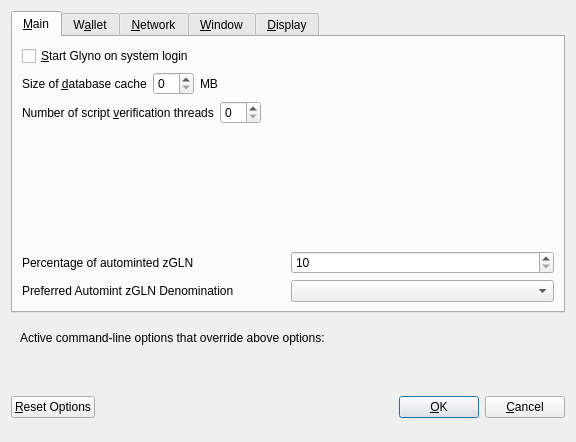
<?xml version="1.0" encoding="UTF-8"?>
<ui version="4.0">
 <class>OptionsDialog</class>
 <widget class="QDialog" name="OptionsDialog">
  <property name="geometry">
   <rect>
    <x>0</x>
    <y>0</y>
    <width>576</width>
    <height>442</height>
   </rect>
  </property>
  <property name="windowTitle">
   <string>Options</string>
  </property>
  <property name="modal">
   <bool>true</bool>
  </property>
  <layout class="QVBoxLayout" name="verticalLayout">
   <item>
    <widget class="QTabWidget" name="tabWidget">
     <property name="currentIndex">
      <number>0</number>
     </property>
     <widget class="QWidget" name="tabMain">
      <attribute name="title">
       <string>&amp;Main</string>
      </attribute>
      <layout class="QVBoxLayout" name="verticalLayout_Main">
       <item>
        <widget class="QCheckBox" name="bitcoinAtStartup">
         <property name="toolTip">
          <string>Automatically start Glyno after logging in to the system.</string>
         </property>
         <property name="text">
          <string>&amp;Start Glyno on system login</string>
         </property>
        </widget>
       </item>
       <item>
        <layout class="QHBoxLayout" name="horizontalLayout_2_Main">
         <item>
          <widget class="QLabel" name="databaseCacheLabel">
           <property name="text">
            <string>Size of &amp;database cache</string>
           </property>
           <property name="textFormat">
            <enum>Qt::PlainText</enum>
           </property>
           <property name="buddy">
            <cstring>databaseCache</cstring>
           </property>
          </widget>
         </item>
         <item>
          <widget class="QSpinBox" name="databaseCache"/>
         </item>
         <item>
          <widget class="QLabel" name="databaseCacheUnitLabel">
           <property name="text">
            <string>MB</string>
           </property>
           <property name="textFormat">
            <enum>Qt::PlainText</enum>
           </property>
          </widget>
         </item>
         <item>
          <spacer name="horizontalSpacer_2_Main">
           <property name="orientation">
            <enum>Qt::Horizontal</enum>
           </property>
           <property name="sizeHint" stdset="0">
            <size>
             <width>40</width>
             <height>20</height>
            </size>
           </property>
          </spacer>
         </item>
        </layout>
       </item>
       <item>
        <layout class="QHBoxLayout" name="horizontalLayout_3_Main">
         <item>
          <widget class="QLabel" name="threadsScriptVerifLabel">
           <property name="text">
            <string>Number of script &amp;verification threads</string>
           </property>
           <property name="textFormat">
            <enum>Qt::PlainText</enum>
           </property>
           <property name="buddy">
            <cstring>threadsScriptVerif</cstring>
           </property>
          </widget>
         </item>
         <item>
          <widget class="QSpinBox" name="threadsScriptVerif">
           <property name="toolTip">
            <string>(0 = auto, &lt;0 = leave that many cores free)</string>
           </property>
          </widget>
         </item>
         <item>
          <spacer name="horizontalSpacer_3_Main">
           <property name="orientation">
            <enum>Qt::Horizontal</enum>
           </property>
           <property name="sizeHint" stdset="0">
            <size>
             <width>40</width>
             <height>20</height>
            </size>
           </property>
          </spacer>
         </item>
        </layout>
       </item>
       <item>
        <spacer name="verticalSpacer_2">
         <property name="orientation">
          <enum>Qt::Vertical</enum>
         </property>
         <property name="sizeHint" stdset="0">
          <size>
           <width>20</width>
           <height>40</height>
          </size>
         </property>
        </spacer>
       </item>
       <item>
        <layout class="QHBoxLayout" name="horizontalLayout_3">
         <item>
          <widget class="QLabel" name="percentage_label">
           <property name="toolTip">
            <string>Percentage of incoming GLN which get automatically converted to zGLN via Zerocoin Protocol (min: 10%)</string>
           </property>
           <property name="text">
            <string>Percentage of autominted zGLN</string>
           </property>
          </widget>
         </item>
         <item>
          <widget class="QSpinBox" name="zeromintPercentage">
           <property name="minimum">
            <number>10</number>
           </property>
           <property name="maximum">
            <number>100</number>
           </property>
          </widget>
         </item>
        </layout>
       </item>
       <item>
        <layout class="QHBoxLayout" name="horizontalLayout" stretch="0,0">
         <property name="sizeConstraint">
          <enum>QLayout::SetFixedSize</enum>
         </property>
         <item>
          <widget class="QLabel" name="labelPreferredDenom">
           <property name="maximumSize">
            <size>
             <width>16777215</width>
             <height>16777215</height>
            </size>
           </property>
           <property name="toolTip">
            <string>Wait with automatic conversion to Zerocoin until enough GLN for this denomination is available</string>
           </property>
           <property name="text">
            <string>Preferred Automint zGLN Denomination</string>
           </property>
          </widget>
         </item>
         <item>
          <widget class="QComboBox" name="preferredDenom">
           <property name="maximumSize">
            <size>
             <width>16777215</width>
             <height>27</height>
            </size>
           </property>
           <property name="toolTip">
            <string>Wait with automatic conversion to Zerocoin until enough GLN for this denomination is available</string>
           </property>
           <property name="maxVisibleItems">
            <number>9</number>
           </property>
           <property name="maxCount">
            <number>9</number>
           </property>
          </widget>
         </item>
        </layout>
       </item>
      </layout>
     </widget>
     <widget class="QWidget" name="tabWallet">
      <attribute name="title">
       <string>W&amp;allet</string>
      </attribute>
      <layout class="QVBoxLayout" name="verticalLayout_Wallet">
       <item>
        <widget class="QGroupBox" name="groupBox">
         <property name="title">
          <string>Expert</string>
         </property>
         <layout class="QVBoxLayout" name="verticalLayout_2">
          <item>
           <widget class="QCheckBox" name="coinControlFeatures">
            <property name="toolTip">
             <string>Whether to show coin control features or not.</string>
            </property>
            <property name="text">
             <string>Enable coin &amp;control features</string>
            </property>
           </widget>
          </item>
          <item>
           <widget class="QCheckBox" name="showMasternodesTab">
            <property name="toolTip">
             <string>Show additional tab listing all your masternodes in first sub-tab&lt;br/&gt;and all masternodes on the network in second sub-tab.</string>
            </property>
            <property name="text">
             <string>Show Masternodes Tab</string>
            </property>
           </widget>
          </item>
          <item>
           <widget class="QCheckBox" name="spendZeroConfChange">
            <property name="toolTip">
             <string>If you disable the spending of unconfirmed change, the change from a transaction&lt;br/&gt;cannot be used until that transaction has at least one confirmation.&lt;br/&gt;This also affects how your balance is computed.</string>
            </property>
            <property name="text">
             <string>&amp;Spend unconfirmed change</string>
            </property>
           </widget>
          </item>
         </layout>
        </widget>
       </item>
       <item>
        <spacer name="verticalSpacer_Wallet">
         <property name="orientation">
          <enum>Qt::Vertical</enum>
         </property>
         <property name="sizeHint" stdset="0">
          <size>
           <width>20</width>
           <height>40</height>
          </size>
         </property>
        </spacer>
       </item>
      </layout>
     </widget>
     <widget class="QWidget" name="tabNetwork">
      <attribute name="title">
       <string>&amp;Network</string>
      </attribute>
      <layout class="QVBoxLayout" name="verticalLayout_Network">
       <item>
        <widget class="QCheckBox" name="mapPortUpnp">
         <property name="toolTip">
          <string>Automatically open the Glyno client port on the router. This only works when your router supports UPnP and it is enabled.</string>
         </property>
         <property name="text">
          <string>Map port using &amp;UPnP</string>
         </property>
        </widget>
       </item>
       <item>
        <widget class="QCheckBox" name="allowIncoming">
         <property name="toolTip">
          <string>Accept connections from outside</string>
         </property>
         <property name="text">
          <string>Allow incoming connections</string>
         </property>
        </widget>
       </item>
       <item>
        <widget class="QCheckBox" name="connectSocks">
         <property name="toolTip">
          <string>Connect to the Glyno network through a SOCKS5 proxy.</string>
         </property>
         <property name="text">
          <string>&amp;Connect through SOCKS5 proxy (default proxy):</string>
         </property>
        </widget>
       </item>
       <item>
        <layout class="QHBoxLayout" name="horizontalLayout_1_Network">
         <item>
          <widget class="QLabel" name="proxyIpLabel">
           <property name="text">
            <string>Proxy &amp;IP:</string>
           </property>
           <property name="textFormat">
            <enum>Qt::PlainText</enum>
           </property>
           <property name="buddy">
            <cstring>proxyIp</cstring>
           </property>
          </widget>
         </item>
         <item>
          <widget class="QValidatedLineEdit" name="proxyIp">
           <property name="minimumSize">
            <size>
             <width>140</width>
             <height>0</height>
            </size>
           </property>
           <property name="maximumSize">
            <size>
             <width>140</width>
             <height>16777215</height>
            </size>
           </property>
           <property name="toolTip">
            <string>IP address of the proxy (e.g. IPv4: 127.0.0.1 / IPv6: ::1)</string>
           </property>
          </widget>
         </item>
         <item>
          <widget class="QLabel" name="proxyPortLabel">
           <property name="text">
            <string>&amp;Port:</string>
           </property>
           <property name="textFormat">
            <enum>Qt::PlainText</enum>
           </property>
           <property name="buddy">
            <cstring>proxyPort</cstring>
           </property>
          </widget>
         </item>
         <item>
          <widget class="QLineEdit" name="proxyPort">
           <property name="minimumSize">
            <size>
             <width>55</width>
             <height>0</height>
            </size>
           </property>
           <property name="maximumSize">
            <size>
             <width>55</width>
             <height>16777215</height>
            </size>
           </property>
           <property name="toolTip">
            <string>Port of the proxy (e.g. 9050)</string>
           </property>
          </widget>
         </item>
         <item>
          <spacer name="horizontalSpacer_1_Network">
           <property name="orientation">
            <enum>Qt::Horizontal</enum>
           </property>
           <property name="sizeHint" stdset="0">
            <size>
             <width>40</width>
             <height>20</height>
            </size>
           </property>
          </spacer>
         </item>
        </layout>
       </item>
       <item>
        <spacer name="verticalSpacer_Network">
         <property name="orientation">
          <enum>Qt::Vertical</enum>
         </property>
         <property name="sizeHint" stdset="0">
          <size>
           <width>20</width>
           <height>40</height>
          </size>
         </property>
        </spacer>
       </item>
      </layout>
     </widget>
     <widget class="QWidget" name="tabWindow">
      <attribute name="title">
       <string>&amp;Window</string>
      </attribute>
      <layout class="QVBoxLayout" name="verticalLayout_Window">
       <item>
        <widget class="QCheckBox" name="minimizeToTray">
         <property name="toolTip">
          <string>Show only a tray icon after minimizing the window.</string>
         </property>
         <property name="text">
          <string>&amp;Minimize to the tray instead of the taskbar</string>
         </property>
        </widget>
       </item>
       <item>
        <widget class="QCheckBox" name="minimizeOnClose">
         <property name="toolTip">
          <string>Minimize instead of exit the application when the window is closed. When this option is enabled, the application will be closed only after selecting Quit in the menu.</string>
         </property>
         <property name="text">
          <string>M&amp;inimize on close</string>
         </property>
        </widget>
       </item>
       <item>
        <spacer name="verticalSpacer_Window">
         <property name="orientation">
          <enum>Qt::Vertical</enum>
         </property>
         <property name="sizeHint" stdset="0">
          <size>
           <width>20</width>
           <height>40</height>
          </size>
         </property>
        </spacer>
       </item>
      </layout>
     </widget>
     <widget class="QWidget" name="tabDisplay">
      <attribute name="title">
       <string>&amp;Display</string>
      </attribute>
      <layout class="QVBoxLayout" name="verticalLayout_Display">
       <item>
        <layout class="QHBoxLayout" name="horizontalLayout_1_Display">
         <item>
          <widget class="QLabel" name="langLabel">
           <property name="text">
            <string>User Interface &amp;language:</string>
           </property>
           <property name="textFormat">
            <enum>Qt::PlainText</enum>
           </property>
           <property name="buddy">
            <cstring>lang</cstring>
           </property>
          </widget>
         </item>
         <item>
          <widget class="QValueComboBox" name="lang">
           <property name="toolTip">
            <string>The user interface language can be set here. This setting will take effect after restarting Glyno.</string>
           </property>
          </widget>
         </item>
        </layout>
       </item>
       <item>
        <widget class="QLabel" name="label_3">
         <property name="toolTip">
          <string notr="true"/>
         </property>
         <property name="statusTip">
          <string notr="true"/>
         </property>
         <property name="whatsThis">
          <string notr="true"/>
         </property>
         <property name="accessibleName">
          <string notr="true"/>
         </property>
         <property name="text">
          <string>Language missing or translation incomplete? Help contributing translations here:
https://www.transifex.com/glyno-project/glyno-project-translations</string>
         </property>
         <property name="wordWrap">
          <bool>true</bool>
         </property>
         <property name="openExternalLinks">
          <bool>true</bool>
         </property>
         <property name="textInteractionFlags">
          <set>Qt::TextBrowserInteraction</set>
         </property>
        </widget>
       </item>
       <item>
        <layout class="QHBoxLayout" name="horizontalLayout_4_Display" stretch="0,0">
         <item>
          <widget class="QLabel" name="themeLabel">
           <property name="text">
            <string>User Interface Theme:</string>
           </property>
          </widget>
         </item>
         <item>
          <widget class="QValueComboBox" name="theme"/>
         </item>
        </layout>
       </item>
       <item>
        <widget class="Line" name="line">
         <property name="orientation">
          <enum>Qt::Horizontal</enum>
         </property>
        </widget>
       </item>
       <item>
        <layout class="QHBoxLayout" name="horizontalLayout_2_Display">
         <item>
          <widget class="QLabel" name="unitLabel">
           <property name="text">
            <string>&amp;Unit to show amounts in:</string>
           </property>
           <property name="textFormat">
            <enum>Qt::PlainText</enum>
           </property>
           <property name="buddy">
            <cstring>unit</cstring>
           </property>
          </widget>
         </item>
         <item>
          <widget class="QValueComboBox" name="unit">
           <property name="toolTip">
            <string>Choose the default subdivision unit to show in the interface and when sending coins.</string>
           </property>
          </widget>
         </item>
        </layout>
       </item>
       <item>
        <layout class="QHBoxLayout" name="horizontalLayout_5_Display">
         <item>
          <widget class="QLabel" name="digitsLabel">
           <property name="text">
            <string>Decimal digits</string>
           </property>
          </widget>
         </item>
         <item>
          <widget class="QValueComboBox" name="digits"/>
         </item>
        </layout>
       </item>
       <item>
        <layout class="QHBoxLayout" name="horizontalLayout_3_Display">
         <item>
          <widget class="QLabel" name="thirdPartyTxUrlsLabel">
           <property name="toolTip">
            <string>Third party URLs (e.g. a block explorer) that appear in the transactions tab as context menu items. %s in the URL is replaced by transaction hash. Multiple URLs are separated by vertical bar |.</string>
           </property>
           <property name="text">
            <string>Third party transaction URLs</string>
           </property>
           <property name="buddy">
            <cstring>thirdPartyTxUrls</cstring>
           </property>
          </widget>
         </item>
         <item>
          <widget class="QLineEdit" name="thirdPartyTxUrls">
           <property name="toolTip">
            <string>Third party URLs (e.g. a block explorer) that appear in the transactions tab as context menu items. %s in the URL is replaced by transaction hash. Multiple URLs are separated by vertical bar |.</string>
           </property>
          </widget>
         </item>
        </layout>
       </item>
       <item>
        <spacer name="verticalSpacer">
         <property name="orientation">
          <enum>Qt::Vertical</enum>
         </property>
         <property name="sizeHint" stdset="0">
          <size>
           <width>20</width>
           <height>40</height>
          </size>
         </property>
        </spacer>
       </item>
      </layout>
     </widget>
    </widget>
   </item>
   <item>
    <widget class="QFrame" name="frame">
     <layout class="QVBoxLayout" name="verticalLayout_Bottom">
      <item>
       <layout class="QHBoxLayout" name="horizontalLayout_Bottom">
        <item>
         <widget class="QLabel" name="overriddenByCommandLineInfoLabel">
          <property name="text">
           <string>Active command-line options that override above options:</string>
          </property>
          <property name="textFormat">
           <enum>Qt::PlainText</enum>
          </property>
         </widget>
        </item>
        <item>
         <spacer name="horizontalSpacer_Bottom">
          <property name="orientation">
           <enum>Qt::Horizontal</enum>
          </property>
          <property name="sizeHint" stdset="0">
           <size>
            <width>40</width>
            <height>20</height>
           </size>
          </property>
         </spacer>
        </item>
       </layout>
      </item>
      <item>
       <widget class="QLabel" name="overriddenByCommandLineLabel">
        <property name="text">
         <string/>
        </property>
        <property name="textFormat">
         <enum>Qt::PlainText</enum>
        </property>
        <property name="wordWrap">
         <bool>true</bool>
        </property>
       </widget>
      </item>
     </layout>
    </widget>
   </item>
   <item>
    <layout class="QHBoxLayout" name="horizontalLayout_Buttons">
     <item>
      <widget class="QPushButton" name="resetButton">
       <property name="toolTip">
        <string>Reset all client options to default.</string>
       </property>
       <property name="text">
        <string>&amp;Reset Options</string>
       </property>
       <property name="autoDefault">
        <bool>false</bool>
       </property>
      </widget>
     </item>
     <item>
      <spacer name="horizontalSpacer_1">
       <property name="orientation">
        <enum>Qt::Horizontal</enum>
       </property>
       <property name="sizeHint" stdset="0">
        <size>
         <width>40</width>
         <height>48</height>
        </size>
       </property>
      </spacer>
     </item>
     <item>
      <widget class="QLabel" name="statusLabel">
       <property name="minimumSize">
        <size>
         <width>200</width>
         <height>0</height>
        </size>
       </property>
       <property name="font">
        <font>
         <weight>75</weight>
         <bold>true</bold>
        </font>
       </property>
       <property name="text">
        <string/>
       </property>
       <property name="textFormat">
        <enum>Qt::PlainText</enum>
       </property>
       <property name="wordWrap">
        <bool>true</bool>
       </property>
      </widget>
     </item>
     <item>
      <spacer name="horizontalSpacer_2">
       <property name="orientation">
        <enum>Qt::Horizontal</enum>
       </property>
       <property name="sizeHint" stdset="0">
        <size>
         <width>40</width>
         <height>48</height>
        </size>
       </property>
      </spacer>
     </item>
     <item>
      <widget class="QPushButton" name="okButton">
       <property name="text">
        <string>&amp;OK</string>
       </property>
       <property name="autoDefault">
        <bool>false</bool>
       </property>
       <property name="default">
        <bool>true</bool>
       </property>
      </widget>
     </item>
     <item>
      <widget class="QPushButton" name="cancelButton">
       <property name="text">
        <string>&amp;Cancel</string>
       </property>
       <property name="autoDefault">
        <bool>false</bool>
       </property>
      </widget>
     </item>
    </layout>
   </item>
  </layout>
 </widget>
 <customwidgets>
  <customwidget>
   <class>QValidatedLineEdit</class>
   <extends>QLineEdit</extends>
   <header>qvalidatedlineedit.h</header>
  </customwidget>
  <customwidget>
   <class>QValueComboBox</class>
   <extends>QComboBox</extends>
   <header>qvaluecombobox.h</header>
  </customwidget>
 </customwidgets>
 <resources/>
 <connections/>
</ui>
